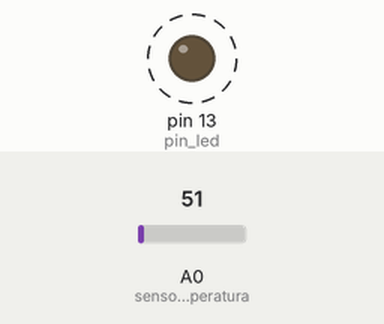
Recording of a sketch running on a simulated Arduino Uno, built with avr-gcc and run on an emulated ATmega328P. Shown: output pins drawn as LEDs (lit = HIGH). Dashed ring = blinking. The test bench sets the inputs (shaded band); at power-on: A0 (sensor_temperatura) = 51.

Above: at 1.8 s.
1.9 s: A0 (sensor_temperatura) set to 60
At 2.8 s:
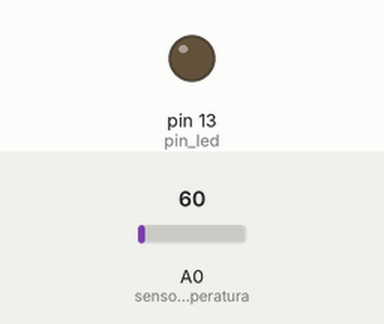
Timing chart, 0 to 4.9 s (numbered marks = the images above; inputs shaded):
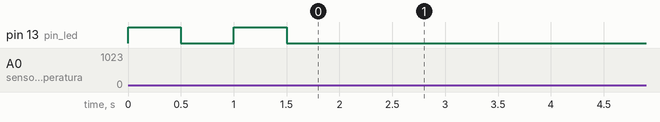

Measured:
- the behaviour switches between 53 and 54 on A0 (sensor_temperatura) (found by bisection; images 0 and 1)
- after the input at 1.9 s, pin 13 (pin_led): stops changing and stays LOW
- by itself, pin 13 (pin_led): alternates HIGH for 0.50 s and LOW for 0.50 s

The sketch:

Practica4.2_sensor_temperatura_con_led.ino
```cpp
const int sensor_temperatura = 0;
int pin_led = 13;
long mili_volts;
long temperatura;

void setup() {
  Serial.begin(9600);
  pinMode(pin_led, OUTPUT);

}

void loop() {
  //Calculamos temperatura
  mili_volts = (analogRead(sensor_temperatura)*5000L)/1023;
  temperatura = mili_volts/10;
  if (temperatura > 20 && temperatura < 26){
      digitalWrite(pin_led, HIGH);
      delay(500);
      digitalWrite(pin_led, LOW);
      delay(500);
    }
  if (temperatura == 25){
      digitalWrite(pin_led, HIGH);
    }
}
```
